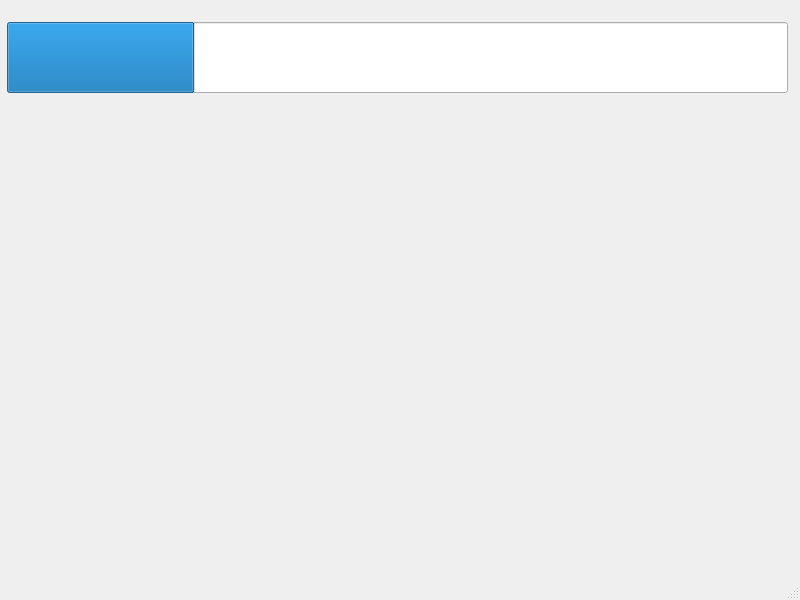
<?xml version="1.0" encoding="UTF-8"?>
<ui version="4.0">
 <class>MainWindow</class>
 <widget class="QMainWindow" name="MainWindow">
  <property name="geometry">
   <rect>
    <x>0</x>
    <y>0</y>
    <width>800</width>
    <height>600</height>
   </rect>
  </property>
  <property name="windowTitle">
   <string>MainWindow</string>
  </property>
  <widget class="QWidget" name="centralwidget">
   <widget class="QProgressBar" name="progressBar">
    <property name="geometry">
     <rect>
      <x>7</x>
      <y>22</y>
      <width>781</width>
      <height>71</height>
     </rect>
    </property>
    <property name="value">
     <number>24</number>
    </property>
    <property name="textVisible">
     <bool>false</bool>
    </property>
   </widget>
  </widget>
  <widget class="QMenuBar" name="menubar">
   <property name="geometry">
    <rect>
     <x>0</x>
     <y>0</y>
     <width>800</width>
     <height>21</height>
    </rect>
   </property>
  </widget>
  <widget class="QStatusBar" name="statusbar"/>
 </widget>
 <resources/>
 <connections/>
</ui>
